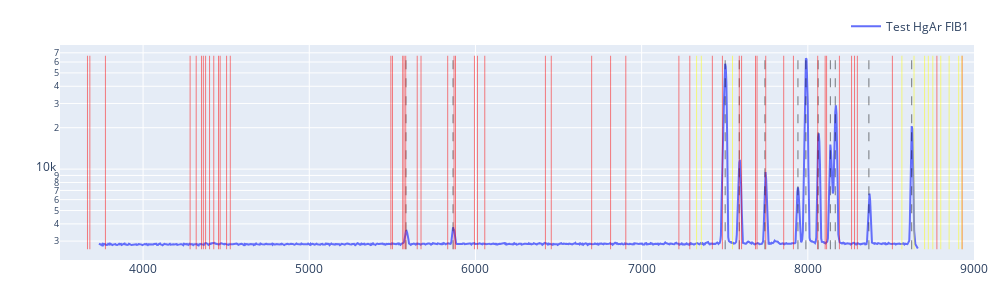

Here is the notebook cell this chart was saved with:
### Code cell
import numpy as np
import plotly.graph_objects as go

def to_native_float(a):
    a = np.asarray(a)

    if a.dtype.byteorder not in ("=", "|"):
        a = a.byteswap().view(a.dtype.newbyteorder("="))

    return np.ascontiguousarray(a, dtype=np.float64)

# Convert arrays for Plotly (native endian)
x = to_native_float(pix2lam)
y1 = to_native_float(intellical_near_f1)
y2 = to_native_float(kr_f1)

fig = go.Figure()
# fig.add_trace(go.Scatter(x=x, y=y1, mode="lines", name="Intellical Hg FIB1"))
fig.add_trace(go.Scatter(x=x, y=y2, mode="lines", name="Test HgAr FIB1"))

# for p in peaks:
#     fig.add_vline(x=float(x[int(p)]), line_width=0.5, line_color="black")

# for line in newport_hgar["Wavelength (nm)"]:
#     fig.add_vline(x=float(line) * 10.0, line_width=0.5, line_dash="dash", line_color="red", name="Hg")

ymin = np.nanmin(y1[y1 > 0])
ymax = np.nanmax(y1)

for p in peaks:
    xp = float(x[int(p)])

    fig.add_trace(
        go.Scatter(
            x=[xp, xp],
            y=[ymin, ymax],
            mode="lines",
            line=dict(color="black", width=0.5, dash="dash"),
            hovertemplate=(
                "Peak<br>"
                f"pixel = {p:.2f}<br>"
                "λ = %{x:.2f}<br>"
                "<extra></extra>"
            ),
            showlegend=False
        )
    )

for line in newport_kr["Wavelength (nm)"]:
    lam = float(line) * 10.0
    fig.add_trace(
        go.Scatter(
            x=[lam, lam],
            y=[ymin, ymax],
            mode="lines",
            line=dict(color="red", width=0.5),
            hovertemplate=(
                "Kr line<br>"
                "λ = %{x:.2f}<br>"
                "<extra></extra>"
            ),
            showlegend=False
        )
    )
for line in newport_kr["Wavelength (nm)"]:
    lam = float(line) * 10.0 * 2
    fig.add_trace(
        go.Scatter(
            x=[lam, lam],
            y=[ymin, ymax],
            mode="lines",
            line=dict(color="yellow", width=0.5),
            hovertemplate=(
                "Kr 2rd line<br>"
                "λ = %{x:.2f}<br>"
                "<extra></extra>"
            ),
            showlegend=False
        )
    )

fig.update_layout(
    width=1000,
    height=300,
    yaxis_type="log",
    xaxis_range=[3500, 9000],
    margin=dict(l=60, r=20, t=40, b=40),
    legend=dict(orientation="h", y=1.02, x=1, xanchor="right", yanchor="bottom"),
)

fig.show()

### Figure 1 — Plotly figure (JSON) as saved in the notebook; plotly's stock layout.template omitted (floating-point values rounded to 4 significant figures; data arrays with more than 128 entries replaced by an {"elided": "..."} marker saying what was removed)
{"data": [{"mode": "lines", "name": "Test HgAr FIB1", "type": "scatter", "x": {"elided": "1340 float values"}, "y": {"elided": "1340 float values"}}, {"hovertemplate": "Peak<br>pixel = 502.74<br>λ = %{x:.2f}<br><extra></extra>", "line": {"color": "black", "dash": "dash", "width": 0.5}, "mode": "lines", "showlegend": false, "type": "scatter", "x": [5582.0, 5582.0], "y": [2617.0, 66660.0]}, {"hovertemplate": "Peak<br>pixel = 579.51<br>λ = %{x:.2f}<br><extra></extra>", "line": {"color": "black", "dash": "dash", "width": 0.5}, "mode": "lines", "showlegend": false, "type": "scatter", "x": [5865.0, 5865.0], "y": [2617.0, 66660.0]}, {"hovertemplate": "Peak<br>pixel = 1024.09<br>λ = %{x:.2f}<br><extra></extra>", "line": {"color": "black", "dash": "dash", "width": 0.5}, "mode": "lines", "showlegend": false, "type": "scatter", "x": [7503.0, 7503.0], "y": [2617.0, 66660.0]}, {"hovertemplate": "Peak<br>pixel = 1047.66<br>λ = %{x:.2f}<br><extra></extra>", "line": {"color": "black", "dash": "dash", "width": 0.5}, "mode": "lines", "showlegend": false, "type": "scatter", "x": [7587.0, 7587.0], "y": [2617.0, 66660.0]}, {"hovertemplate": "Peak<br>pixel = 1089.97<br>λ = %{x:.2f}<br><extra></extra>", "line": {"color": "black", "dash": "dash", "width": 0.5}, "mode": "lines", "showlegend": false, "type": "scatter", "x": [7742.0, 7742.0], "y": [2617.0, 66660.0]}, {"hovertemplate": "Peak<br>pixel = 1143.00<br>λ = %{x:.2f}<br><extra></extra>", "line": {"color": "black", "dash": "dash", "width": 0.5}, "mode": "lines", "showlegend": false, "type": "scatter", "x": [7941.0, 7941.0], "y": [2617.0, 66660.0]}, {"hovertemplate": "Peak<br>pixel = 1156.57<br>λ = %{x:.2f}<br><extra></extra>", "line": {"color": "black", "dash": "dash", "width": 0.5}, "mode": "lines", "showlegend": false, "type": "scatter", "x": [7988.0, 7988.0], "y": [2617.0, 66660.0]}, {"hovertemplate": "Peak<br>pixel = 1176.94<br>λ = %{x:.2f}<br><extra></extra>", "line": {"color": "black", "dash": "dash", "width": 0.5}, "mode": "lines", "showlegend": false, "type": "scatter", "x": [8062.0, 8062.0], "y": [2617.0, 66660.0]}, {"hovertemplate": "Peak<br>pixel = 1196.30<br>λ = %{x:.2f}<br><extra></extra>", "line": {"color": "black", "dash": "dash", "width": 0.5}, "mode": "lines", "showlegend": false, "type": "scatter", "x": [8136.0, 8136.0], "y": [2617.0, 66660.0]}, {"hovertemplate": "Peak<br>pixel = 1204.94<br>λ = %{x:.2f}<br><extra></extra>", "line": {"color": "black", "dash": "dash", "width": 0.5}, "mode": "lines", "showlegend": false, "type": "scatter", "x": [8165.0, 8165.0], "y": [2617.0, 66660.0]}, {"hovertemplate": "Peak<br>pixel = 1259.73<br>λ = %{x:.2f}<br><extra></extra>", "line": {"color": "black", "dash": "dash", "width": 0.5}, "mode": "lines", "showlegend": false, "type": "scatter", "x": [8368.0, 8368.0], "y": [2617.0, 66660.0]}, {"hovertemplate": "Peak<br>pixel = 1329.28<br>λ = %{x:.2f}<br><extra></extra>", "line": {"color": "black", "dash": "dash", "width": 0.5}, "mode": "lines", "showlegend": false, "type": "scatter", "x": [8625.0, 8625.0], "y": [2617.0, 66660.0]}, {"hovertemplate": "Kr line<br>λ = %{x:.2f}<br><extra></extra>", "line": {"color": "red", "width": 0.5}, "mode": "lines", "showlegend": false, "type": "scatter", "x": [3665.0, 3665.0], "y": [2617.0, 66660.0]}, {"hovertemplate": "Kr line<br>λ = %{x:.2f}<br><extra></extra>", "line": {"color": "red", "width": 0.5}, "mode": "lines", "showlegend": false, "type": "scatter", "x": [3680.0, 3680.0], "y": [2617.0, 66660.0]}, {"hovertemplate": "Kr line<br>λ = %{x:.2f}<br><extra></extra>", "line": {"color": "red", "width": 0.5}, "mode": "lines", "showlegend": false, "type": "scatter", "x": [3773.0, 3773.0], "y": [2617.0, 66660.0]}, {"hovertemplate": "Kr line<br>λ = %{x:.2f}<br><extra></extra>", "line": {"color": "red", "width": 0.5}, "mode": "lines", "showlegend": false, "type": "scatter", "x": [4283, 4283], "y": [2617.0, 66660.0]}, {"hovertemplate": "Kr line<br>λ = %{x:.2f}<br><extra></extra>", "line": {"color": "red", "width": 0.5}, "mode": "lines", "showlegend": false, "type": "scatter", "x": [4320.0, 4320.0], "y": [2617.0, 66660.0]}, {"hovertemplate": "Kr line<br>λ = %{x:.2f}<br><extra></extra>", "line": {"color": "red", "width": 0.5}, "mode": "lines", "showlegend": false, "type": "scatter", "x": [4351.0, 4351.0], "y": [2617.0, 66660.0]}, {"hovertemplate": "Kr line<br>λ = %{x:.2f}<br><extra></extra>", "line": {"color": "red", "width": 0.5}, "mode": "lines", "showlegend": false, "type": "scatter", "x": [4363.0, 4363.0], "y": [2617.0, 66660.0]}, {"hovertemplate": "Kr line<br>λ = %{x:.2f}<br><extra></extra>", "line": {"color": "red", "width": 0.5}, "mode": "lines", "showlegend": false, "type": "scatter", "x": [4376.0, 4376.0], "y": [2617.0, 66660.0]}, {"hovertemplate": "Kr line<br>λ = %{x:.2f}<br><extra></extra>", "line": {"color": "red", "width": 0.5}, "mode": "lines", "showlegend": false, "type": "scatter", "x": [4400, 4400], "y": [2617.0, 66660.0]}, {"hovertemplate": "Kr line<br>λ = %{x:.2f}<br><extra></extra>", "line": {"color": "red", "width": 0.5}, "mode": "lines", "showlegend": false, "type": "scatter", "x": [4425.0, 4425.0], "y": [2617.0, 66660.0]}, {"hovertemplate": "Kr line<br>λ = %{x:.2f}<br><extra></extra>", "line": {"color": "red", "width": 0.5}, "mode": "lines", "showlegend": false, "type": "scatter", "x": [4454.0, 4454.0], "y": [2617.0, 66660.0]}, {"hovertemplate": "Kr line<br>λ = %{x:.2f}<br><extra></extra>", "line": {"color": "red", "width": 0.5}, "mode": "lines", "showlegend": false, "type": "scatter", "x": [4464.0, 4464.0], "y": [2617.0, 66660.0]}, {"hovertemplate": "Kr line<br>λ = %{x:.2f}<br><extra></extra>", "line": {"color": "red", "width": 0.5}, "mode": "lines", "showlegend": false, "type": "scatter", "x": [4502.0, 4502.0], "y": [2617.0, 66660.0]}, {"hovertemplate": "Kr line<br>λ = %{x:.2f}<br><extra></extra>", "line": {"color": "red", "width": 0.5}, "mode": "lines", "showlegend": false, "type": "scatter", "x": [4525.0, 4525.0], "y": [2617.0, 66660.0]}, {"hovertemplate": "Kr line<br>λ = %{x:.2f}<br><extra></extra>", "line": {"color": "red", "width": 0.5}, "mode": "lines", "showlegend": false, "type": "scatter", "x": [5491.0, 5491.0], "y": [2617.0, 66660.0]}, {"hovertemplate": "Kr line<br>λ = %{x:.2f}<br><extra></extra>", "line": {"color": "red", "width": 0.5}, "mode": "lines", "showlegend": false, "type": "scatter", "x": [5501.0, 5501.0], "y": [2617.0, 66660.0]}, {"hovertemplate": "Kr line<br>λ = %{x:.2f}<br><extra></extra>", "line": {"color": "red", "width": 0.5}, "mode": "lines", "showlegend": false, "type": "scatter", "x": [5562.0, 5562.0], "y": [2617.0, 66660.0]}, {"hovertemplate": "Kr line<br>λ = %{x:.2f}<br><extra></extra>", "line": {"color": "red", "width": 0.5}, "mode": "lines", "showlegend": false, "type": "scatter", "x": [5570.0, 5570.0], "y": [2617.0, 66660.0]}, {"hovertemplate": "Kr line<br>λ = %{x:.2f}<br><extra></extra>", "line": {"color": "red", "width": 0.5}, "mode": "lines", "showlegend": false, "type": "scatter", "x": [5580.0, 5580.0], "y": [2617.0, 66660.0]}, {"hovertemplate": "Kr line<br>λ = %{x:.2f}<br><extra></extra>", "line": {"color": "red", "width": 0.5}, "mode": "lines", "showlegend": false, "type": "scatter", "x": [5650.0, 5650.0], "y": [2617.0, 66660.0]}, {"hovertemplate": "Kr line<br>λ = %{x:.2f}<br><extra></extra>", "line": {"color": "red", "width": 0.5}, "mode": "lines", "showlegend": false, "type": "scatter", "x": [5672.0, 5672.0], "y": [2617.0, 66660.0]}, {"hovertemplate": "Kr line<br>λ = %{x:.2f}<br><extra></extra>", "line": {"color": "red", "width": 0.5}, "mode": "lines", "showlegend": false, "type": "scatter", "x": [5833.0, 5833.0], "y": [2617.0, 66660.0]}, {"hovertemplate": "Kr line<br>λ = %{x:.2f}<br><extra></extra>", "line": {"color": "red", "width": 0.5}, "mode": "lines", "showlegend": false, "type": "scatter", "x": [5871.0, 5871.0], "y": [2617.0, 66660.0]}, {"hovertemplate": "Kr line<br>λ = %{x:.2f}<br><extra></extra>", "line": {"color": "red", "width": 0.5}, "mode": "lines", "showlegend": false, "type": "scatter", "x": [5880.0, 5880.0], "y": [2617.0, 66660.0]}, {"hovertemplate": "Kr line<br>λ = %{x:.2f}<br><extra></extra>", "line": {"color": "red", "width": 0.5}, "mode": "lines", "showlegend": false, "type": "scatter", "x": [5994.0, 5994.0], "y": [2617.0, 66660.0]}, {"hovertemplate": "Kr line<br>λ = %{x:.2f}<br><extra></extra>", "line": {"color": "red", "width": 0.5}, "mode": "lines", "showlegend": false, "type": "scatter", "x": [6012.0, 6012.0], "y": [2617.0, 66660.0]}, {"hovertemplate": "Kr line<br>λ = %{x:.2f}<br><extra></extra>", "line": {"color": "red", "width": 0.5}, "mode": "lines", "showlegend": false, "type": "scatter", "x": [6056.0, 6056.0], "y": [2617.0, 66660.0]}, {"hovertemplate": "Kr line<br>λ = %{x:.2f}<br><extra></extra>", "line": {"color": "red", "width": 0.5}, "mode": "lines", "showlegend": false, "type": "scatter", "x": [6421, 6421], "y": [2617.0, 66660.0]}, {"hovertemplate": "Kr line<br>λ = %{x:.2f}<br><extra></extra>", "line": {"color": "red", "width": 0.5}, "mode": "lines", "showlegend": false, "type": "scatter", "x": [6456.0, 6456.0], "y": [2617.0, 66660.0]}, {"hovertemplate": "Kr line<br>λ = %{x:.2f}<br><extra></extra>", "line": {"color": "red", "width": 0.5}, "mode": "lines", "showlegend": false, "type": "scatter", "x": [6699.0, 6699.0], "y": [2617.0, 66660.0]}, {"hovertemplate": "Kr line<br>λ = %{x:.2f}<br><extra></extra>", "line": {"color": "red", "width": 0.5}, "mode": "lines", "showlegend": false, "type": "scatter", "x": [6813.0, 6813.0], "y": [2617.0, 66660.0]}, {"hovertemplate": "Kr line<br>λ = %{x:.2f}<br><extra></extra>", "line": {"color": "red", "width": 0.5}, "mode": "lines", "showlegend": false, "type": "scatter", "x": [6905.0, 6905.0], "y": [2617.0, 66660.0]}, {"hovertemplate": "Kr line<br>λ = %{x:.2f}<br><extra></extra>", "line": {"color": "red", "width": 0.5}, "mode": "lines", "showlegend": false, "type": "scatter", "x": [7224.0, 7224.0], "y": [2617.0, 66660.0]}, {"hovertemplate": "Kr line<br>λ = %{x:.2f}<br><extra></extra>", "line": {"color": "red", "width": 0.5}, "mode": "lines", "showlegend": false, "type": "scatter", "x": [7290.0, 7290.0], "y": [2617.0, 66660.0]}, {"hovertemplate": "Kr line<br>λ = %{x:.2f}<br><extra></extra>", "line": {"color": "red", "width": 0.5}, "mode": "lines", "showlegend": false, "type": "scatter", "x": [7426.0, 7426.0], "y": [2617.0, 66660.0]}, {"hovertemplate": "Kr line<br>λ = %{x:.2f}<br><extra></extra>", "line": {"color": "red", "width": 0.5}, "mode": "lines", "showlegend": false, "type": "scatter", "x": [7486.0, 7486.0], "y": [2617.0, 66660.0]}, {"hovertemplate": "Kr line<br>λ = %{x:.2f}<br><extra></extra>", "line": {"color": "red", "width": 0.5}, "mode": "lines", "showlegend": false, "type": "scatter", "x": [7587.0, 7587.0], "y": [2617.0, 66660.0]}, {"hovertemplate": "Kr line<br>λ = %{x:.2f}<br><extra></extra>", "line": {"color": "red", "width": 0.5}, "mode": "lines", "showlegend": false, "type": "scatter", "x": [7602.0, 7602.0], "y": [2617.0, 66660.0]}, {"hovertemplate": "Kr line<br>λ = %{x:.2f}<br><extra></extra>", "line": {"color": "red", "width": 0.5}, "mode": "lines", "showlegend": false, "type": "scatter", "x": [7685.0, 7685.0], "y": [2617.0, 66660.0]}, {"hovertemplate": "Kr line<br>λ = %{x:.2f}<br><extra></extra>", "line": {"color": "red", "width": 0.5}, "mode": "lines", "showlegend": false, "type": "scatter", "x": [7694.0, 7694.0], "y": [2617.0, 66660.0]}, {"hovertemplate": "Kr line<br>λ = %{x:.2f}<br><extra></extra>", "line": {"color": "red", "width": 0.5}, "mode": "lines", "showlegend": false, "type": "scatter", "x": [7747.0, 7747.0], "y": [2617.0, 66660.0]}, {"hovertemplate": "Kr line<br>λ = %{x:.2f}<br><extra></extra>", "line": {"color": "red", "width": 0.5}, "mode": "lines", "showlegend": false, "type": "scatter", "x": [7855.0, 7855.0], "y": [2617.0, 66660.0]}, {"hovertemplate": "Kr line<br>λ = %{x:.2f}<br><extra></extra>", "line": {"color": "red", "width": 0.5}, "mode": "lines", "showlegend": false, "type": "scatter", "x": [7913.0, 7913.0], "y": [2617.0, 66660.0]}, {"hovertemplate": "Kr line<br>λ = %{x:.2f}<br><extra></extra>", "line": {"color": "red", "width": 0.5}, "mode": "lines", "showlegend": false, "type": "scatter", "x": [8060.0, 8060.0], "y": [2617.0, 66660.0]}, {"hovertemplate": "Kr line<br>λ = %{x:.2f}<br><extra></extra>", "line": {"color": "red", "width": 0.5}, "mode": "lines", "showlegend": false, "type": "scatter", "x": [8104.0, 8104.0], "y": [2617.0, 66660.0]}, {"hovertemplate": "Kr line<br>λ = %{x:.2f}<br><extra></extra>", "line": {"color": "red", "width": 0.5}, "mode": "lines", "showlegend": false, "type": "scatter", "x": [8113.0, 8113.0], "y": [2617.0, 66660.0]}, {"hovertemplate": "Kr line<br>λ = %{x:.2f}<br><extra></extra>", "line": {"color": "red", "width": 0.5}, "mode": "lines", "showlegend": false, "type": "scatter", "x": [8190.0, 8190.0], "y": [2617.0, 66660.0]}, {"hovertemplate": "Kr line<br>λ = %{x:.2f}<br><extra></extra>", "line": {"color": "red", "width": 0.5}, "mode": "lines", "showlegend": false, "type": "scatter", "x": [8263.0, 8263.0], "y": [2617.0, 66660.0]}, {"hovertemplate": "Kr line<br>λ = %{x:.2f}<br><extra></extra>", "line": {"color": "red", "width": 0.5}, "mode": "lines", "showlegend": false, "type": "scatter", "x": [8281.0, 8281.0], "y": [2617.0, 66660.0]}, {"hovertemplate": "Kr line<br>λ = %{x:.2f}<br><extra></extra>", "line": {"color": "red", "width": 0.5}, "mode": "lines", "showlegend": false, "type": "scatter", "x": [8298.0, 8298.0], "y": [2617.0, 66660.0]}, {"hovertemplate": "Kr line<br>λ = %{x:.2f}<br><extra></extra>", "line": {"color": "red", "width": 0.5}, "mode": "lines", "showlegend": false, "type": "scatter", "x": [8509.0, 8509.0], "y": [2617.0, 66660.0]}, {"hovertemplate": "Kr line<br>λ = %{x:.2f}<br><extra></extra>", "line": {"color": "red", "width": 0.5}, "mode": "lines", "showlegend": false, "type": "scatter", "x": [8777.0, 8777.0], "y": [2617.0, 66660.0]}, {"hovertemplate": "Kr line<br>λ = %{x:.2f}<br><extra></extra>", "line": {"color": "red", "width": 0.5}, "mode": "lines", "showlegend": false, "type": "scatter", "x": [8929.0, 8929.0], "y": [2617.0, 66660.0]}, {"hovertemplate": "Kr 2rd line<br>λ = %{x:.2f}<br><extra></extra>", "line": {"color": "yellow", "width": 0.5}, "mode": "lines", "showlegend": false, "type": "scatter", "x": [7331.0, 7331.0], "y": [2617.0, 66660.0]}, {"hovertemplate": "Kr 2rd line<br>λ = %{x:.2f}<br><extra></extra>", "line": {"color": "yellow", "width": 0.5}, "mode": "lines", "showlegend": false, "type": "scatter", "x": [7359.0, 7359.0], "y": [2617.0, 66660.0]}, {"hovertemplate": "Kr 2rd line<br>λ = %{x:.2f}<br><extra></extra>", "line": {"color": "yellow", "width": 0.5}, "mode": "lines", "showlegend": false, "type": "scatter", "x": [7547.0, 7547.0], "y": [2617.0, 66660.0]}, {"hovertemplate": "Kr 2rd line<br>λ = %{x:.2f}<br><extra></extra>", "line": {"color": "yellow", "width": 0.5}, "mode": "lines", "showlegend": false, "type": "scatter", "x": [8566, 8566], "y": [2617.0, 66660.0]}, {"hovertemplate": "Kr 2rd line<br>λ = %{x:.2f}<br><extra></extra>", "line": {"color": "yellow", "width": 0.5}, "mode": "lines", "showlegend": false, "type": "scatter", "x": [8639.0, 8639.0], "y": [2617.0, 66660.0]}, {"hovertemplate": "Kr 2rd line<br>λ = %{x:.2f}<br><extra></extra>", "line": {"color": "yellow", "width": 0.5}, "mode": "lines", "showlegend": false, "type": "scatter", "x": [8703.0, 8703.0], "y": [2617.0, 66660.0]}, {"hovertemplate": "Kr 2rd line<br>λ = %{x:.2f}<br><extra></extra>", "line": {"color": "yellow", "width": 0.5}, "mode": "lines", "showlegend": false, "type": "scatter", "x": [8725.0, 8725.0], "y": [2617.0, 66660.0]}, {"hovertemplate": "Kr 2rd line<br>λ = %{x:.2f}<br><extra></extra>", "line": {"color": "yellow", "width": 0.5}, "mode": "lines", "showlegend": false, "type": "scatter", "x": [8752.0, 8752.0], "y": [2617.0, 66660.0]}, {"hovertemplate": "Kr 2rd line<br>λ = %{x:.2f}<br><extra></extra>", "line": {"color": "yellow", "width": 0.5}, "mode": "lines", "showlegend": false, "type": "scatter", "x": [8800, 8800], "y": [2617.0, 66660.0]}, {"hovertemplate": "Kr 2rd line<br>λ = %{x:.2f}<br><extra></extra>", "line": {"color": "yellow", "width": 0.5}, "mode": "lines", "showlegend": false, "type": "scatter", "x": [8850.0, 8850.0], "y": [2617.0, 66660.0]}, {"hovertemplate": "Kr 2rd line<br>λ = %{x:.2f}<br><extra></extra>", "line": {"color": "yellow", "width": 0.5}, "mode": "lines", "showlegend": false, "type": "scatter", "x": [8908.0, 8908.0], "y": [2617.0, 66660.0]}, {"hovertemplate": "Kr 2rd line<br>λ = %{x:.2f}<br><extra></extra>", "line": {"color": "yellow", "width": 0.5}, "mode": "lines", "showlegend": false, "type": "scatter", "x": [8927.0, 8927.0], "y": [2617.0, 66660.0]}, {"hovertemplate": "Kr 2rd line<br>λ = %{x:.2f}<br><extra></extra>", "line": {"color": "yellow", "width": 0.5}, "mode": "lines", "showlegend": false, "type": "scatter", "x": [9005.0, 9005.0], "y": [2617.0, 66660.0]}, {"hovertemplate": "Kr 2rd line<br>λ = %{x:.2f}<br><extra></extra>", "line": {"color": "yellow", "width": 0.5}, "mode": "lines", "showlegend": false, "type": "scatter", "x": [9049.0, 9049.0], "y": [2617.0, 66660.0]}, {"hovertemplate": "Kr 2rd line<br>λ = %{x:.2f}<br><extra></extra>", "line": {"color": "yellow", "width": 0.5}, "mode": "lines", "showlegend": false, "type": "scatter", "x": [10980.0, 10980.0], "y": [2617.0, 66660.0]}, {"hovertemplate": "Kr 2rd line<br>λ = %{x:.2f}<br><extra></extra>", "line": {"color": "yellow", "width": 0.5}, "mode": "lines", "showlegend": false, "type": "scatter", "x": [11000.0, 11000.0], "y": [2617.0, 66660.0]}, {"hovertemplate": "Kr 2rd line<br>λ = %{x:.2f}<br><extra></extra>", "line": {"color": "yellow", "width": 0.5}, "mode": "lines", "showlegend": false, "type": "scatter", "x": [11120.0, 11120.0], "y": [2617.0, 66660.0]}, {"hovertemplate": "Kr 2rd line<br>λ = %{x:.2f}<br><extra></extra>", "line": {"color": "yellow", "width": 0.5}, "mode": "lines", "showlegend": false, "type": "scatter", "x": [11140.0, 11140.0], "y": [2617.0, 66660.0]}, {"hovertemplate": "Kr 2rd line<br>λ = %{x:.2f}<br><extra></extra>", "line": {"color": "yellow", "width": 0.5}, "mode": "lines", "showlegend": false, "type": "scatter", "x": [11160.0, 11160.0], "y": [2617.0, 66660.0]}, {"hovertemplate": "Kr 2rd line<br>λ = %{x:.2f}<br><extra></extra>", "line": {"color": "yellow", "width": 0.5}, "mode": "lines", "showlegend": false, "type": "scatter", "x": [11300.0, 11300.0], "y": [2617.0, 66660.0]}, {"hovertemplate": "Kr 2rd line<br>λ = %{x:.2f}<br><extra></extra>", "line": {"color": "yellow", "width": 0.5}, "mode": "lines", "showlegend": false, "type": "scatter", "x": [11345, 11345], "y": [2617.0, 66660.0]}, {"hovertemplate": "Kr 2rd line<br>λ = %{x:.2f}<br><extra></extra>", "line": {"color": "yellow", "width": 0.5}, "mode": "lines", "showlegend": false, "type": "scatter", "x": [11670.0, 11670.0], "y": [2617.0, 66660.0]}, {"hovertemplate": "Kr 2rd line<br>λ = %{x:.2f}<br><extra></extra>", "line": {"color": "yellow", "width": 0.5}, "mode": "lines", "showlegend": false, "type": "scatter", "x": [11740.0, 11740.0], "y": [2617.0, 66660.0]}, {"hovertemplate": "Kr 2rd line<br>λ = %{x:.2f}<br><extra></extra>", "line": {"color": "yellow", "width": 0.5}, "mode": "lines", "showlegend": false, "type": "scatter", "x": [11760.0, 11760.0], "y": [2617.0, 66660.0]}, {"hovertemplate": "Kr 2rd line<br>λ = %{x:.2f}<br><extra></extra>", "line": {"color": "yellow", "width": 0.5}, "mode": "lines", "showlegend": false, "type": "scatter", "x": [11990.0, 11990.0], "y": [2617.0, 66660.0]}, {"hovertemplate": "Kr 2rd line<br>λ = %{x:.2f}<br><extra></extra>", "line": {"color": "yellow", "width": 0.5}, "mode": "lines", "showlegend": false, "type": "scatter", "x": [12020.0, 12020.0], "y": [2617.0, 66660.0]}, {"hovertemplate": "Kr 2rd line<br>λ = %{x:.2f}<br><extra></extra>", "line": {"color": "yellow", "width": 0.5}, "mode": "lines", "showlegend": false, "type": "scatter", "x": [12110.0, 12110.0], "y": [2617.0, 66660.0]}, {"hovertemplate": "Kr 2rd line<br>λ = %{x:.2f}<br><extra></extra>", "line": {"color": "yellow", "width": 0.5}, "mode": "lines", "showlegend": false, "type": "scatter", "x": [12842, 12842], "y": [2617.0, 66660.0]}, {"hovertemplate": "Kr 2rd line<br>λ = %{x:.2f}<br><extra></extra>", "line": {"color": "yellow", "width": 0.5}, "mode": "lines", "showlegend": false, "type": "scatter", "x": [12910.0, 12910.0], "y": [2617.0, 66660.0]}, {"hovertemplate": "Kr 2rd line<br>λ = %{x:.2f}<br><extra></extra>", "line": {"color": "yellow", "width": 0.5}, "mode": "lines", "showlegend": false, "type": "scatter", "x": [13400.0, 13400.0], "y": [2617.0, 66660.0]}, {"hovertemplate": "Kr 2rd line<br>λ = %{x:.2f}<br><extra></extra>", "line": {"color": "yellow", "width": 0.5}, "mode": "lines", "showlegend": false, "type": "scatter", "x": [13630.0, 13630.0], "y": [2617.0, 66660.0]}, {"hovertemplate": "Kr 2rd line<br>λ = %{x:.2f}<br><extra></extra>", "line": {"color": "yellow", "width": 0.5}, "mode": "lines", "showlegend": false, "type": "scatter", "x": [13810.0, 13810.0], "y": [2617.0, 66660.0]}, {"hovertemplate": "Kr 2rd line<br>λ = %{x:.2f}<br><extra></extra>", "line": {"color": "yellow", "width": 0.5}, "mode": "lines", "showlegend": false, "type": "scatter", "x": [14450.0, 14450.0], "y": [2617.0, 66660.0]}, {"hovertemplate": "Kr 2rd line<br>λ = %{x:.2f}<br><extra></extra>", "line": {"color": "yellow", "width": 0.5}, "mode": "lines", "showlegend": false, "type": "scatter", "x": [14580.0, 14580.0], "y": [2617.0, 66660.0]}, {"hovertemplate": "Kr 2rd line<br>λ = %{x:.2f}<br><extra></extra>", "line": {"color": "yellow", "width": 0.5}, "mode": "lines", "showlegend": false, "type": "scatter", "x": [14851, 14851], "y": [2617.0, 66660.0]}, {"hovertemplate": "Kr 2rd line<br>λ = %{x:.2f}<br><extra></extra>", "line": {"color": "yellow", "width": 0.5}, "mode": "lines", "showlegend": false, "type": "scatter", "x": [14970.0, 14970.0], "y": [2617.0, 66660.0]}, {"hovertemplate": "Kr 2rd line<br>λ = %{x:.2f}<br><extra></extra>", "line": {"color": "yellow", "width": 0.5}, "mode": "lines", "showlegend": false, "type": "scatter", "x": [15170.0, 15170.0], "y": [2617.0, 66660.0]}, {"hovertemplate": "Kr 2rd line<br>λ = %{x:.2f}<br><extra></extra>", "line": {"color": "yellow", "width": 0.5}, "mode": "lines", "showlegend": false, "type": "scatter", "x": [15203, 15203], "y": [2617.0, 66660.0]}, {"hovertemplate": "Kr 2rd line<br>λ = %{x:.2f}<br><extra></extra>", "line": {"color": "yellow", "width": 0.5}, "mode": "lines", "showlegend": false, "type": "scatter", "x": [15370.0, 15370.0], "y": [2617.0, 66660.0]}, {"hovertemplate": "Kr 2rd line<br>λ = %{x:.2f}<br><extra></extra>", "line": {"color": "yellow", "width": 0.5}, "mode": "lines", "showlegend": false, "type": "scatter", "x": [15389, 15389], "y": [2617.0, 66660.0]}, {"hovertemplate": "Kr 2rd line<br>λ = %{x:.2f}<br><extra></extra>", "line": {"color": "yellow", "width": 0.5}, "mode": "lines", "showlegend": false, "type": "scatter", "x": [15490.0, 15490.0], "y": [2617.0, 66660.0]}, {"hovertemplate": "Kr 2rd line<br>λ = %{x:.2f}<br><extra></extra>", "line": {"color": "yellow", "width": 0.5}, "mode": "lines", "showlegend": false, "type": "scatter", "x": [15710.0, 15710.0], "y": [2617.0, 66660.0]}, {"hovertemplate": "Kr 2rd line<br>λ = %{x:.2f}<br><extra></extra>", "line": {"color": "yellow", "width": 0.5}, "mode": "lines", "showlegend": false, "type": "scatter", "x": [15830.0, 15830.0], "y": [2617.0, 66660.0]}, {"hovertemplate": "Kr 2rd line<br>λ = %{x:.2f}<br><extra></extra>", "line": {"color": "yellow", "width": 0.5}, "mode": "lines", "showlegend": false, "type": "scatter", "x": [16119, 16119], "y": [2617.0, 66660.0]}, {"hovertemplate": "Kr 2rd line<br>λ = %{x:.2f}<br><extra></extra>", "line": {"color": "yellow", "width": 0.5}, "mode": "lines", "showlegend": false, "type": "scatter", "x": [16210.0, 16210.0], "y": [2617.0, 66660.0]}, {"hovertemplate": "Kr 2rd line<br>λ = %{x:.2f}<br><extra></extra>", "line": {"color": "yellow", "width": 0.5}, "mode": "lines", "showlegend": false, "type": "scatter", "x": [16230.0, 16230.0], "y": [2617.0, 66660.0]}, {"hovertemplate": "Kr 2rd line<br>λ = %{x:.2f}<br><extra></extra>", "line": {"color": "yellow", "width": 0.5}, "mode": "lines", "showlegend": false, "type": "scatter", "x": [16380.0, 16380.0], "y": [2617.0, 66660.0]}, {"hovertemplate": "Kr 2rd line<br>λ = %{x:.2f}<br><extra></extra>", "line": {"color": "yellow", "width": 0.5}, "mode": "lines", "showlegend": false, "type": "scatter", "x": [16530.0, 16530.0], "y": [2617.0, 66660.0]}, {"hovertemplate": "Kr 2rd line<br>λ = %{x:.2f}<br><extra></extra>", "line": {"color": "yellow", "width": 0.5}, "mode": "lines", "showlegend": false, "type": "scatter", "x": [16560.0, 16560.0], "y": [2617.0, 66660.0]}, {"hovertemplate": "Kr 2rd line<br>λ = %{x:.2f}<br><extra></extra>", "line": {"color": "yellow", "width": 0.5}, "mode": "lines", "showlegend": false, "type": "scatter", "x": [16600.0, 16600.0], "y": [2617.0, 66660.0]}, {"hovertemplate": "Kr 2rd line<br>λ = %{x:.2f}<br><extra></extra>", "line": {"color": "yellow", "width": 0.5}, "mode": "lines", "showlegend": false, "type": "scatter", "x": [17020.0, 17020.0], "y": [2617.0, 66660.0]}, {"hovertemplate": "Kr 2rd line<br>λ = %{x:.2f}<br><extra></extra>", "line": {"color": "yellow", "width": 0.5}, "mode": "lines", "showlegend": false, "type": "scatter", "x": [17550.0, 17550.0], "y": [2617.0, 66660.0]}, {"hovertemplate": "Kr 2rd line<br>λ = %{x:.2f}<br><extra></extra>", "line": {"color": "yellow", "width": 0.5}, "mode": "lines", "showlegend": false, "type": "scatter", "x": [17860.0, 17860.0], "y": [2617.0, 66660.0]}], "layout": {"height": 300, "legend": {"orientation": "h", "x": 1, "xanchor": "right", "y": 1.02, "yanchor": "bottom"}, "margin": {"b": 40, "l": 60, "r": 20, "t": 40}, "width": 1000, "xaxis": {"range": [3500, 9000]}, "yaxis": {"type": "log"}}}
